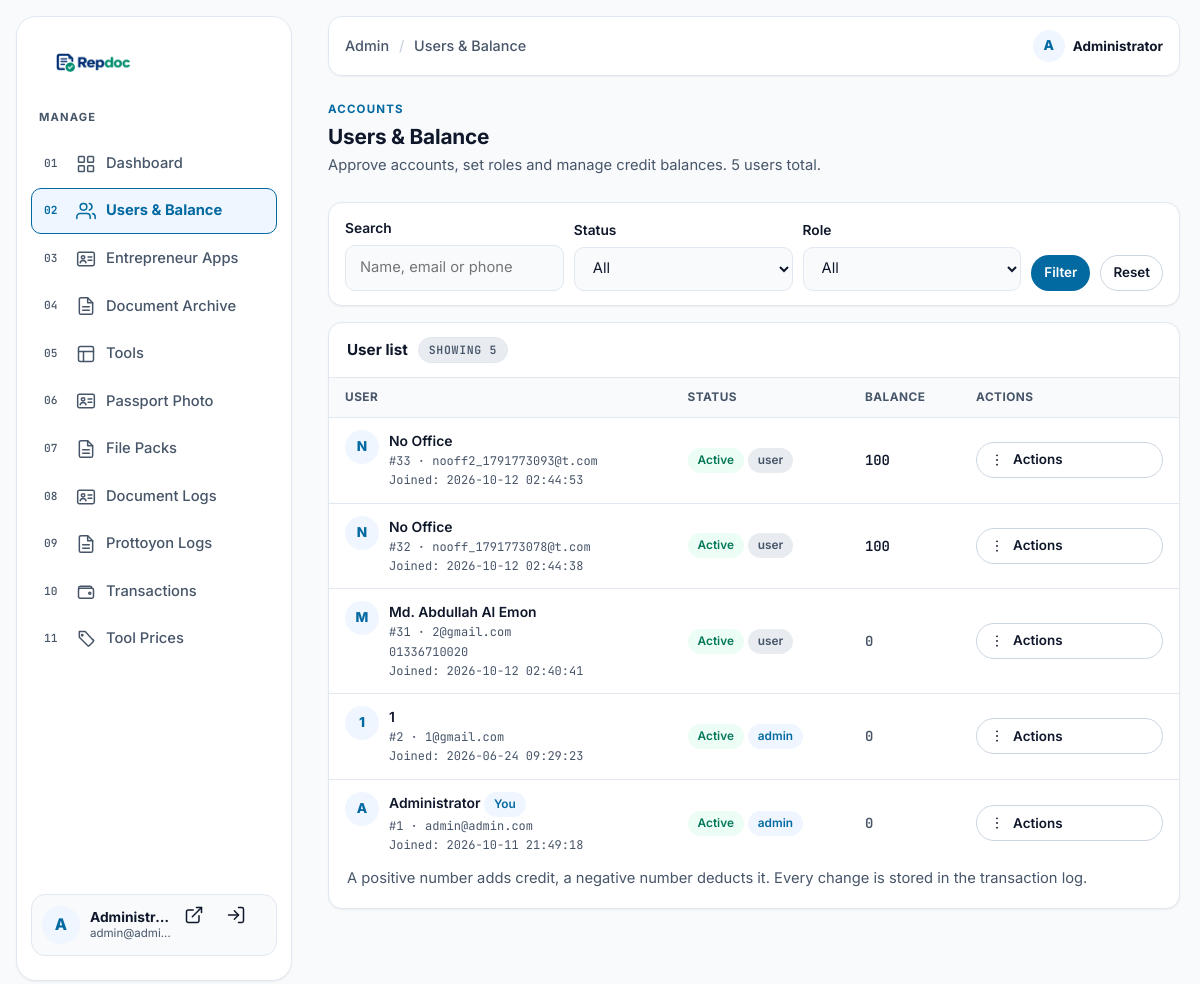
The page /admin/users.php (signed in) on the database its author committed.
### tables this page shows
CREATE TABLE users (
        id INTEGER PRIMARY KEY AUTOINCREMENT,
        fullname TEXT NOT NULL,
        email TEXT NOT NULL UNIQUE,
        phone TEXT DEFAULT '',
        password TEXT NOT NULL,
        role VARCHAR(32) NOT NULL DEFAULT 'user',
        status VARCHAR(32) NOT NULL DEFAULT 'pending',
        balance INT NOT NULL DEFAULT 0,
        note TEXT,
        last_login_at DATETIME NULL,
        created_at DATETIME DEFAULT CURRENT_TIMESTAMP
    );

### src/bootstrap.php (called while the page is built, shortened)
<?php
if (!function_exists('e')) {
    function e($v): string
    {
        return htmlspecialchars((string) $v, ENT_QUOTES | ENT_SUBSTITUTE, 'UTF-8', false);
    }
}
function current_user(): ?array
{
    return [
        'id'       => (int) $_SESSION['repdoc_user_id'],
        'email'    => (string) ($_SESSION['repdoc_email'] ?? ''),
        'fullname' => (string) ($_SESSION['repdoc_fullname'] ?? ''),
        'role'     => (string) ($_SESSION['repdoc_role'] ?? 'user'),
    ];
}

### admin/users.php (the view, shortened to what this page needs)
<?php
require_once __DIR__ . '/includes/layout.php';
$db    = repdoc_db();
$me    = current_user();
$selfId = (int) $me['id'];
$q      = trim((string) ($_GET['q'] ?? ''));
$users = [];
$totalUsers = 0;
if ($db) {
    $params = [];
    $sql = 'SELECT * FROM users';
    $sql .= ' ORDER BY (status = \'pending\') DESC, id DESC LIMIT 200';
    try {
        $st = $db->prepare($sql);
        $st->execute($params);
        $users = $st->fetchAll();
        $totalUsers = (int) $db->query('SELECT COUNT(*) FROM users')->fetchColumn();
    } catch (Throwable $e) {
        $db = null;
    }
}
admin_page_start('Users & Balance', 'users.php');
?>
<div class="admin-page-head dash-head">
    <div>
        <p class="kicker">Accounts</p>
        <h1 class="admin-title">Users & Balance</h1>
        <p class="admin-sub">Approve accounts, set roles and manage credit balances. <?= number_format($totalUsers) ?> users total.</p>
    </div>
</div>
<?php if (!$db): ?>
    <div class="alert alert-error" role="alert">Could not connect to the database.</div>
<?php else: ?>
<form class="filter-bar" method="get" action="users.php">
    <div class="field">
        <label for="q">Search</label>
        <input type="search" id="q" name="q" value="<?= e($q) ?>" placeholder="Name, email or phone">
    </div>
    <div class="field">
        <label for="status">Status</label>
        <select id="status" name="status">
            <option value="">All</option>
        </select>
    </div>
    <div class="field">
        <label for="role">Role</label>
        <select id="role" name="role">
            <option value="">All</option>
        </select>
    </div>
    <div class="field" style="flex:0 0 auto">
        <button type="submit" class="btn btn-primary btn-sm">Filter</button>
    </div>
    <div class="field" style="flex:0 0 auto">
        <a class="btn btn-secondary btn-sm" href="users.php">Reset</a>
    </div>
</form>
<div class="panel">
    <div class="panel-head">User list <span class="count">Showing <?= count($users) ?></span></div>
    <?php if (!$users): ?>
        <div class="empty-state-sm">No users match this filter.</div>
    <?php else: ?>
        <div class="table-wrap">
            <table class="data">
                <thead>
                    <tr>
                        <th>User</th>
                        <th>Status</th>
                        <th>Balance</th>
                        <th>Actions</th>
                    </tr>
                </thead>
                <tbody>
                <?php foreach ($users as $u): ?>
                    <?php $uid = (int) $u['id']; $isSelf = $uid === $selfId; ?>
                    <?php $uInitial = strtoupper((string) mb_substr($u['fullname'] !== '' ? $u['fullname'] : $u['email'], 0, 1, 'UTF-8')); ?>
                    <tr>
                        <td>
                            <span class="user-cell">
                                <span class="admin-avatar" aria-hidden="true"><?= e($uInitial !== '' ? $uInitial : 'U') ?></span>
                                <span class="user-cell-text">
                                    <span class="cell-name">
                                        <?= e($u['fullname'] ?: '—') ?>
                                        <?php if ($isSelf): ?><span class="pill pill-admin">You</span><?php endif; ?>
                                    </span>
                                    <span class="cell-sub">#<?= $uid ?> · <?= e($u['email']) ?></span>
                                    <?php if (!empty($u['phone'])): ?>
                                        <span class="cell-sub"><?= e($u['phone']) ?></span>
                                    <?php endif; ?>
                                    <span class="cell-sub">Joined: <?= e((string) $u['created_at']) ?></span>
                                </span>
                            </span>
                        </td>
                        <td>
                            <?php $statusLabels = ['pending' => 'Pending', 'approved' => 'Active', 'rejected' => 'Closed']; ?>
                            <span class="pill pill-<?= e($u['status']) ?>"><?= e($statusLabels[$u['status']] ?? $u['status']) ?></span>
                            <span class="pill pill-<?= ((string) $u['role']) === 'admin' ? 'admin' : 'user' ?>"><?= e($u['role']) ?></span>
                        </td>
                        <td><span class="balance <?= ((int) $u['balance']) === 0 ? 'balance-zero' : '' ?>"><?= (int) $u['balance'] ?></span></td>
                        <td>
                            <div class="row-actions">
                                <button type="button" class="btn btn-secondary btn-sm" data-action-menu
                                        aria-expanded="false" aria-controls="menu-<?= $uid ?>"
                                        aria-label="Actions for <?= e($u['email']) ?>">
                                    <svg class="icon" viewBox="0 0 24 24" aria-hidden="true"><use href="#a-dots"/></svg>
                                    <span>Actions</span>
                                </button>
                            </div>
                        </td>
                    </tr>
                <?php endforeach; ?>
                </tbody>
            </table>
        </div>
        <div class="panel-body" style="padding-top:0">
            <p class="admin-sub" style="margin:0">
                A positive number adds credit, a negative number deducts it. Every change is stored in the transaction log.
            </p>
        </div>
    <?php endif; ?>
</div>
<?php endif; ?>
<?php admin_page_end(); ?>

### admin/includes/layout.php (shortened to what this page needs)
<?php
require_once dirname(__DIR__, 2) . '/src/bootstrap.php';
function admin_nav_items(): array
{
    return [
        'index.php'        => ['label' => 'Dashboard',         'icon' => 'a-grid'],
        'users.php'        => ['label' => 'Users & Balance',   'icon' => 'a-users', 'badge' => 'users'],
        'entrepreneur.php' => ['label' => 'Entrepreneur Apps', 'icon' => 'a-id',    'badge' => 'entrepreneur'],
        '../Entrepreneur/panel/landing.php' => ['label' => 'Document Archive', 'icon' => 'a-file'],
        'tools.php'        => ['label' => 'Tools',             'icon' => 'a-layout'],
        '../tools/passport/' => ['label' => 'Passport Photo', 'icon' => 'a-id'],
        'files.php'        => ['label' => 'File Packs',        'icon' => 'a-file'],
        'documents.php'    => ['label' => 'Document Logs',   'icon' => 'a-id'],
        'prottoyon.php'    => ['label' => 'Prottoyon Logs',  'icon' => 'a-file'],
        'transactions.php' => ['label' => 'Transactions',      'icon' => 'a-wallet'],
        'pricing.php'      => ['label' => 'Tool Prices',       'icon' => 'a-tag'],
    ];
}
function admin_page_start(string $title, string $active): void
{
    $me = current_user();
    $initial = strtoupper((string) mb_substr($me['fullname'] !== '' ? $me['fullname'] : $me['email'], 0, 1, 'UTF-8'));
    ?>
<!DOCTYPE html>
<html lang="en">
<head>
    <link rel="stylesheet" href="../src/assets/css/tokens.css?v=1">
    <link rel="stylesheet" href="../src/assets/css/app.css?v=1">
</head>
<body class="admin-body">
    <div class="admin-shell">
        <aside class="admin-sidebar" id="adminSidebar" aria-label="Admin panel">
            <a class="admin-brand" href="index.php" aria-label="Repdoc Admin — Dashboard">
                <img src="assets/image/logo.png" alt="Repdoc Admin" height="36">
            </a>
            <p class="admin-side-label">Manage</p>
            <nav aria-label="Admin navigation">
                <ul class="admin-links">
                    <?php foreach (admin_nav_items() as $file => $item): ?>
                        <?php $isActive = $file === $active; ?>
                        <li>
                            <a class="admin-link<?= $isActive ? ' is-active' : '' ?>"
                               href="<?= e($file) ?>"<?= $isActive ? ' aria-current="page"' : '' ?>>
                                <svg class="icon" viewBox="0 0 24 24" aria-hidden="true"><use href="#<?= e($item['icon']) ?>"/></svg>
                                <span class="admin-link-label"><?= e($item['label']) ?></span>
                            </a>
                        </li>
                    <?php endforeach; ?>
                </ul>
            </nav>
            <div class="admin-side-user">
                <span class="admin-avatar" aria-hidden="true"><?= e($initial !== '' ? $initial : 'A') ?></span>
                <span class="who">
                    <strong><?= e($me['fullname'] !== '' ? $me['fullname'] : $me['email']) ?></strong>
                    <span><?= e($me['email']) ?></span>
                </span>
                <span class="admin-side-actions">
                    <a class="icon-btn" href="../index.php" aria-label="View site" title="View site">
                        <svg class="icon" viewBox="0 0 24 24" aria-hidden="true"><use href="#a-external"/></svg>
                    </a>
                    <a class="icon-btn" href="../public/logout.php" aria-label="Logout" title="Logout">
                        <svg class="icon" viewBox="0 0 24 24" aria-hidden="true"><use href="#a-login"/></svg>
                    </a>
                </span>
            </div>
        </aside>
        <div class="admin-content">
            <header class="admin-topbar">
                <p class="admin-crumb">Admin <span aria-hidden="true">/</span> <?= e($title) ?></p>
                <div class="admin-topbar-right">
                    <span class="admin-topbar-user" title="<?= e($me['email']) ?>">
                        <span class="admin-avatar" aria-hidden="true"><?= e($initial !== '' ? $initial : 'A') ?></span>
                        <span class="who"><strong><?= e($me['fullname'] !== '' ? $me['fullname'] : $me['email']) ?></strong></span>
                    </span>
                </div>
            </header>
            <main class="admin-main">
                <div class="container">
    <?php
}
function admin_page_end(): void
{
    ?>
                </div>
            </main>
        </div>
    </div>
</body>
</html>
    <?php
}

### src/assets/css/tokens.css (style rules this page uses)
:root { --bg-base: #F8FAFC; --bg-surface: #FFFFFF; --bg-muted: #E8ECF1; --bg-elevated: #FFFFFF; --text-primary: #0F172A; --text-muted: #475569; --primary: #0369A1; --primary-hover: #075985; --primary-light: #EFF6FF; --border-color: #E2E8F0; --border-strong:#CBD5E1; --border-focus: #0369A1; --success: #047857; --success-bg: #ECFDF5; --warning: #B45309; --warning-bg: #FFFBEB; --danger: #B91C1C; --danger-bg: #FFF1F2; --shadow-sm: 0 1px 2px rgba(15, 23, 42, .06); --shadow-md: 0 10px 24px rgba(15, 23, 42, .10); --shadow-lg: 0 18px 40px rgba(15, 23, 42, .14); --font-sans: 'Inter', 'Noto Sans Bengali', system-ui, -apple-system, sans-serif; --font-heading: 'Inter', 'Noto Sans Bengali', system-ui, sans-serif; --font-mono: 'JetBrains Mono', ui-monospace, monospace; --radius-sm: 10px; --radius-md: 14px; --radius-lg: 20px; --radius-full: 999px; --space-2: 8px; --space-3: 12px; --space-4: 16px; --space-5: 24px; --space-6: 32px; --space-7: 48px; --space-8: 64px; --container: 1200px; --gutter: 20px; --header-h: 68px; --transition-fast: .15s ease; --transition-normal: .25s ease; }
*, *::before, *::after { box-sizing: border-box; }
html { scroll-behavior: smooth; scroll-padding-top: calc(var(--header-h) + 16px); }
body { margin: 0; font-family: var(--font-sans); font-size: 16px; line-height: 1.6; color: var(--text-primary); background: var(--bg-base); -webkit-font-smoothing: antialiased; text-rendering: optimizeLegibility; }
img { max-width: 100%; display: block; }
a { color: inherit; text-decoration: none; }
ul, ol { margin: 0; padding: 0; list-style: none; }
h1, h2, h3 { margin: 0; font-family: var(--font-heading); line-height: 1.25; letter-spacing: -.01em; }
p { margin: 0; }
button { font: inherit; color: inherit; }
.container { width: 100%; max-width: var(--container); margin-inline: auto; padding-inline: var(--gutter); }
.icon { width: 20px; height: 20px; flex: 0 0 auto; fill: none; stroke: currentColor; stroke-width: 1.8; stroke-linecap: round; stroke-linejoin: round; }
.btn { display: inline-flex; align-items: center; justify-content: center; gap: 8px; min-height: 44px; padding: 10px 18px; border-radius: var(--radius-full); border: 1.5px solid transparent; font-weight: 600; font-size: .95rem; cursor: pointer; transition: background var(--transition-fast), color var(--transition-fast), border-color var(--transition-fast), transform var(--transition-fast); }
.btn-primary { background: var(--primary); color: #fff; }
.btn-secondary { background: transparent; color: var(--text-primary); border-color: var(--border-strong); }
.btn-sm { min-height: 36px; padding: 6px 12px; font-size: .84rem; }
.balance { font-family: var(--font-mono); font-weight: 600; font-variant-numeric: tabular-nums; }
.balance-zero { color: var(--text-muted); }

### rows shown on the page
users: fullname "A", fullname "Administr…", email "admin@admi…", fullname "Administrator", shows "You", id "1", email "admin@admin.com", created_at "2026-10-11 21:49:18", status "Active", role "admin", balance "0"
users: fullname "N", fullname "No Office", id "33", email "nooff2_1791773093@t.com", created_at "2026-10-12 02:44:53", status "Active", role "user", balance "100"
users: fullname "N", fullname "No Office", id "32", email "nooff_1791773078@t.com", created_at "2026-10-12 02:44:38", status "Active", role "user", balance "100"
users: fullname "M", fullname "Md. Abdullah Al Emon", id "31", email "2@gmail.com", phone "01336710020", created_at "2026-10-12 02:40:41", status "Active", role "user", balance "0"
users: fullname "1", id "2", email "1@gmail.com", created_at "2026-06-24 09:29:23", status "Active", role "admin", balance "0"

### other values the page prints
$item['label'] "Dashboard"
$item['label'] "Users & Balance"
$item['label'] "Entrepreneur Apps"
$item['label'] "Document Archive"
$item['label'] "Tools"
$item['label'] "Passport Photo"
$item['label'] "File Packs"
$item['label'] "Document Logs"
$item['label'] "Prottoyon Logs"
$item['label'] "Transactions"
$item['label'] "Tool Prices"
$title "Users & Balance"
$totalUsers "5"
count($users) "5"
